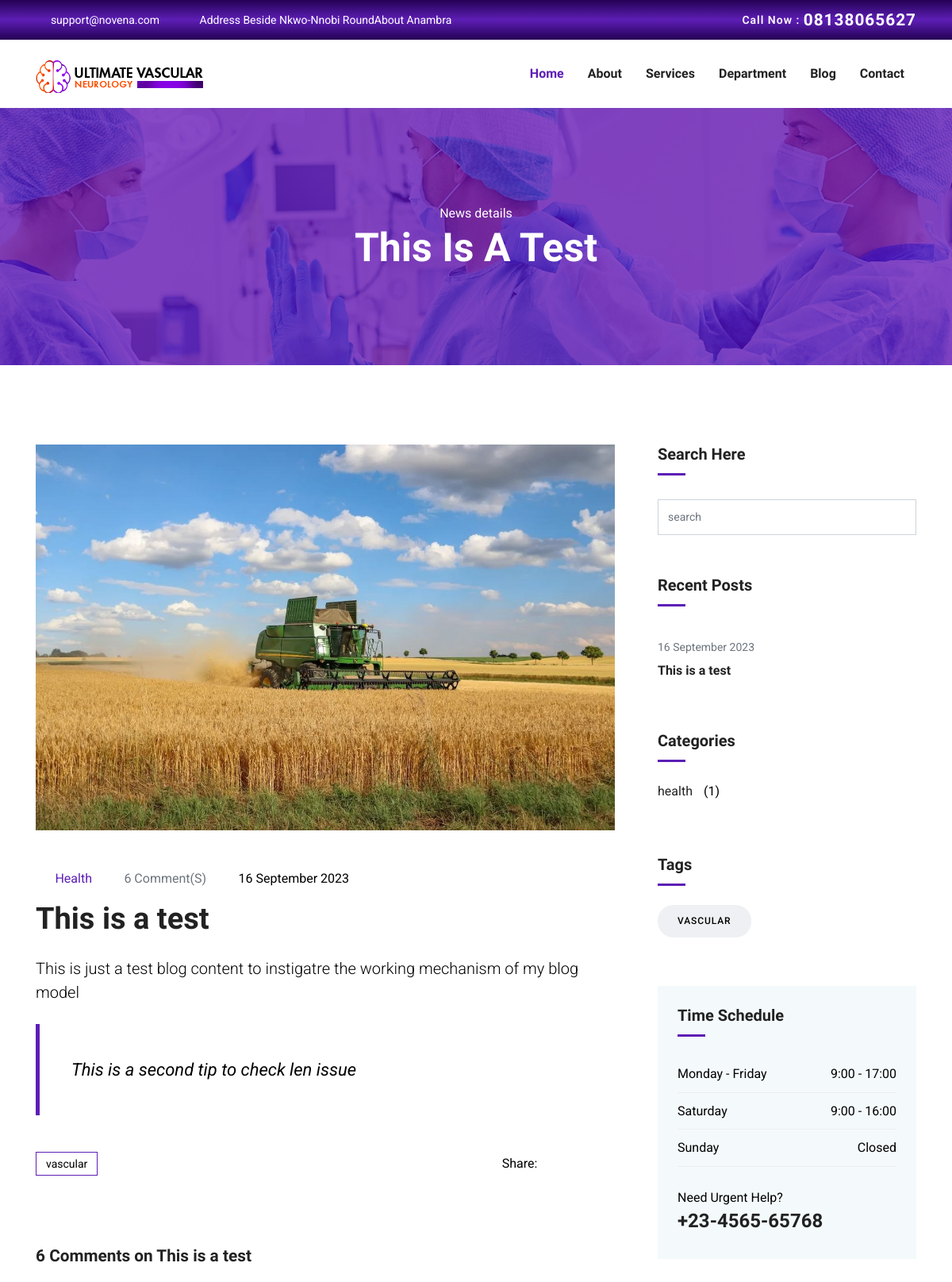
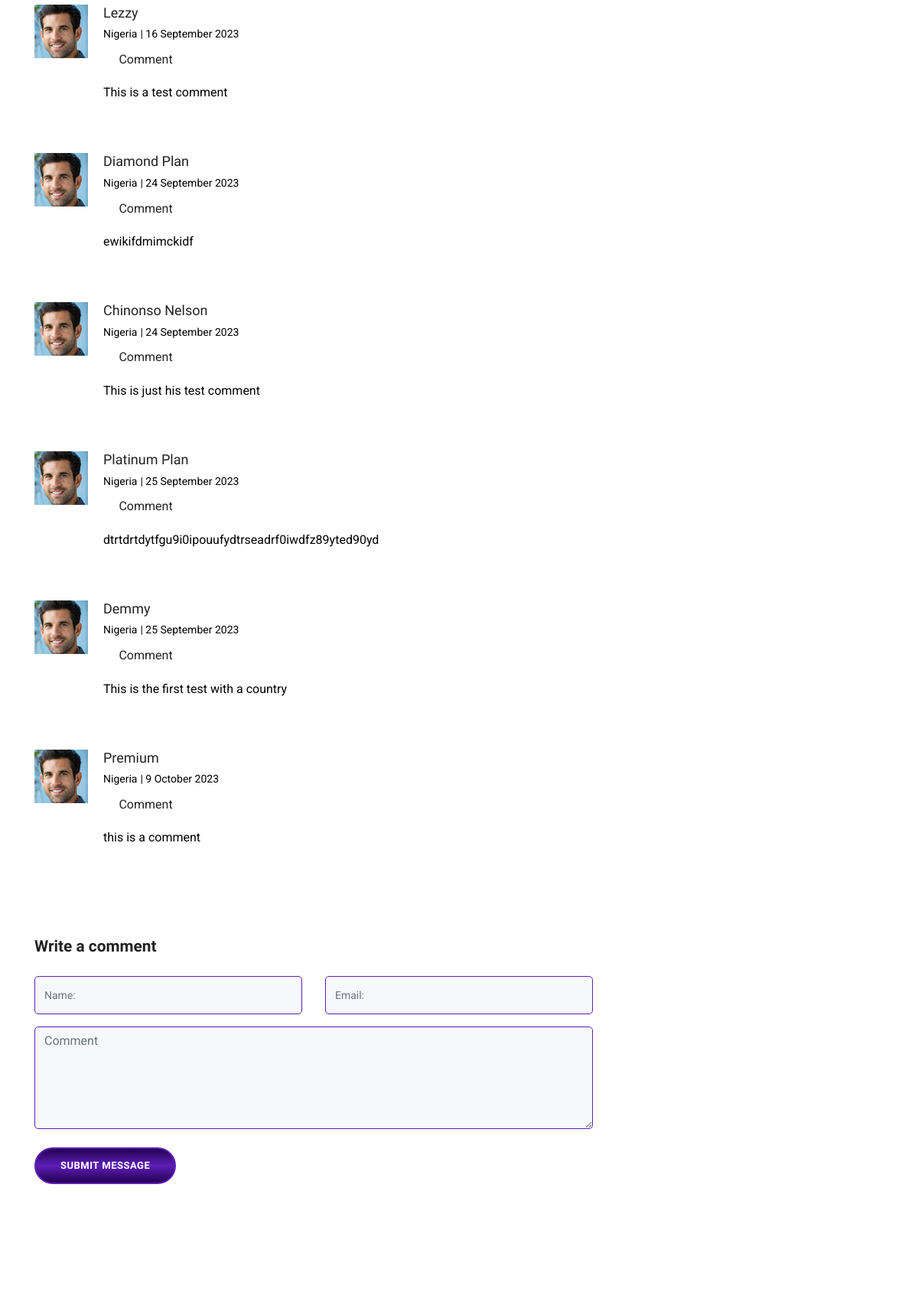
/blog/fff/ (upper part), run on the app's committed database (2 pictures, top to bottom).
### blog/models.py (models this page shows, shortened)
class Blog(models.Model):
    image = models.ImageField(
        null=False, blank=False, upload_to="blogs", verbose_name="blog image"
    )
    created = models.DateTimeField(auto_now_add=True)
    title = models.CharField(
        blank=False, null=False, max_length=500, verbose_name="Blog Title"
    )
    blog_category = models.ManyToManyField(Categories)
    tags = models.ManyToManyField(Tags)
    blog_content = models.TextField(
        null=False, blank=False, verbose_name="Blog content"
    )
    slug = AutoSlugField(populate_from="title")
    class Meta:
        verbose_name = "Add Blog"

class Categories(models.Model):
    blog_category = models.CharField(
        blank=False, null=False, max_length=200, verbose_name="Category", unique=True
    )
    created_at = models.DateTimeField(auto_now=True)
    class Meta:
        verbose_name = "Add Blog Category"

class HealthTips(models.Model):
    content = models.TextField(null=False, blank=False, verbose_name="Health Tips")
    created_at = models.DateTimeField(auto_now_add=True)
    class Meta:
        verbose_name = "Add Daily Tip"

class Tags(models.Model):
    tag = models.CharField(blank=False, null=False, max_length=200, verbose_name="Tag")
    created_at = models.DateTimeField(auto_now=True)
    class Meta:
        verbose_name = "Add Blog Tag"

class comments(models.Model):
    author = models.CharField(
        max_length=150, null=False, blank=False, verbose_name="commentors Name"
    )
    email = models.EmailField(null=False, blank=False, verbose_name="Commentor's Email")
    comment = models.TextField(null=False, blank=False, verbose_name="Comment")
    country = models.CharField(null=False, blank=False, max_length=100, verbose_name="Country", default="Nigeria")
    created = models.DateTimeField(auto_now_add=True)
    blog = models.ForeignKey(Blog, on_delete=models.CASCADE, related_name="comments")
    class Meta:
        verbose_name = "Add Comment"

### blog/views.py (the view, shortened to what this page needs)
# urls.py: path("<slug:slug>/", views.blog_details, name="post_detail"),
def blog_details(request, slug):
    tags = Tags.objects.all()
    categories = Categories.objects.annotate(blog_count=Count("blog"))
    count_com = Blog.objects.annotate(comment_count=Count("comments"))
    blog_recents = Blog.objects.all()[:3]
    tips = HealthTips.objects.all()[:5]
    daily_tips = list(tips)
    day_tips = random.choice(daily_tips)
    blog_recents = Blog.objects.all()[:3]
    blog_post = get_object_or_404(Blog, slug=slug)
    comment_here = comments.objects.filter(blog=blog_post)
    ctx = {
        "blog_posts": blog_post,
        "tags": tags,
        "categories": categories,
        "comments": comment_here,
        "day_tips": day_tips,
        "blog_recents": blog_recents,
    }
    return render(request, "details/blog-single.html", ctx)

### templates/details/blog-single.html (shortened to what this page needs)
{% load static %}
{% include 'includes/head.html' %}
<section class="page-title bg-1">
  <div class="container">
    <div class="row">
      <div class="col-md-12">
        <div class="block text-center">
          <span class="text-white">News details</span>
          <h1 class="text-capitalize mb-5 text-lg">{{blog_posts.title}}</h1>
        </div>
      </div>
    </div>
  </div>
</section>
<section class="section blog-wrap">
  <div class="container">
    <div class="row">
      <div class="col-lg-8">
        <div class="row">
	<div class="col-lg-12 mb-5">
		<div class="single-blog-item">
			<img src="{{blog_posts.image.url}}" alt="" class="img-fluid">
			<div class="blog-item-content mt-5">
				<div class="blog-item-meta mb-3">
                    {% for category in categories %}
					<span class="text-color-2 text-capitalize mr-3"><i class="icofont-book-mark mr-2"></i> {{category.blog_category}}</span>
                    {% endfor %}
					<span class="text-muted text-capitalize mr-3"><i class="icofont-comment mr-2"></i>{{blog_posts.comments.count}} Comment(s)</span>
					<span class="text-black text-capitalize mr-3"><i class="icofont-calendar mr-2"></i>{{blog_posts.created|date:"j F Y"}} </span>
				</div>
				<h2 class="mb-4 text-md"><a href="{{blog_posts.slug}}">{{blog_posts.title}}</a></h2>
				<p class="lead mb-4">{{blog_posts.blog_content}}</p>
				<blockquote class="quote">
                    {{day_tips.content}}
				</blockquote>
				<div class="mt-5 clearfix">
					<ul class="float-left list-inline tag-option">
                        {% for tag in tags %}
						<li class="list-inline-item"><a href="#!">{{tag.tag}}</a></li>
                        {% endfor %}
					</ul>
					<ul class="float-right list-inline">
						<li class="list-inline-item"> Share: </li>
						<li class="list-inline-item"><a href="https://m.facebook.com/sharer.php?u={{request.scheme}}%3A%2F%2F{{request.get_host}}%2F2023%2F09%2F24%2Fblog%2F2023%2F09%2F24%2F{{blog_posts.slug}}" target="_blank"><i class="icofont-facebook"></i></a></li>
						<li class="list-inline-item"><a href="#!"><i class="icofont-twitter"></i></a></li>
						<li class="list-inline-item"><a href="#!"><i class="icofont-pinterest"></i></a></li>
						<li class="list-inline-item"><a href="#!"><i class="icofont-linkedin"></i></a></li>
					</ul>
				</div>
			</div>
		</div>
	</div>
	<div class="col-lg-12">
		<div class="comment-area mt-4 mb-5">
			<h4 class="mb-4">{{blog_posts.comments.count}} Comments on {{blog_posts.title}} </h4>
			<ul class="comment-tree list-unstyled">
{% for comment in comments %}
				<li class="mb-5">
					<div class="comment-area-box d-block d-sm-flex">
						<div class="comment-thumb">
							<img alt="" src="{% static 'images/blog/testimonial1.jpg' %}
                             " style="width: 70px">
						</div>
						<div class="block">
							<div class="comment-info">
								<h5 class="mb-1">{{comment.author}}</h5>
								<span>{{comment.country}}</span>
								<span class="date-comm">| {{comment.created|date:"j F Y"}}</span>
							</div>
							<div class="comment-meta mt-2">
								<a href="#!"><i class="icofont-reply mr-2 text-muted"></i>Comment</a>
							</div>
							<div class="comment-content mt-3">
								<p>{{comment.comment}}</p>
							</div>
						</div>
					</div>
				</li>
                 {% endfor %}
			</ul>
		</div>
	</div>
	<div class="col-lg-12">
		<form class="comment-form my-5" id="comment-form" action="" method="post">
			<h4 class="mb-4">Write a comment</h4>
			<div class="row">
				<div class="col-md-6">
					<div class="form-group">
						<input class="form-control" type="text" name="name" id="name" placeholder="Name:">
					</div>
				</div>
				<div class="col-md-6">
					<div class="form-group">
						<input class="form-control" type="text" name="mail" id="mail" placeholder="Email:">
					</div>
				</div>
			</div>
			<textarea class="form-control mb-4" name="comment" id="comment" cols="30" rows="5"
				placeholder="Comment"></textarea>
			<input class="btn btn-main-2 btn-round-full" type="submit" name="submit-contact" id="submit_contact"
				value="Submit Message">
		</form>
	</div>
</div>
</div>
{% include 'includes/blog-sidebar.html' %}
</div>
      </div>
    </div>
  </div>
</section>

### templates/includes/blog-sidebar.html (shortened to what this page needs)
<div class="col-lg-4">
        <div class="sidebar-wrap pl-lg-4 mt-5 mt-lg-0">
	<div class="sidebar-widget search  mb-3 ">
		<h5>Search Here</h5>
		<form action="{% url 'blog_search' %}" class="search-form" method="get">
			<input type="text" class="form-control" name="query" placeholder="search">
		</form>
	</div>
	<div class="sidebar-widget latest-post mb-3">
		<h5>Recent Posts</h5>
		{% for blog_recent in blog_recents %}
        <div class="py-2">
        	<span class="text-sm text-muted">{{blog_recent.created|date:"j F Y"}}</span>
            <h6 class="my-2"><a href="#">{{blog_recent.title}}</a></h6>
        </div>
		{% endfor %}
	</div>
	<div class="sidebar-widget category mb-3">
		<h5 class="mb-4">Categories</h5>
{% for category in categories %}
		<ul class="list-unstyled">
		  <li class="align-items-center">
		    <a href="#">{{category.blog_category}}</a>
		    <span>({{category.blog_count}})</span>
		  </li>
		</ul>
        {% endfor %}
	</div>
	<div class="sidebar-widget tags mb-3">
		<h5 class="mb-4">Tags</h5>
{% for tag in tags %}
		<a href="#">{{tag.tag}}</a>
    {% endfor %}
	</div>
	<div class="sidebar-widget schedule-widget mb-3">
		<h5 class="mb-4">Time Schedule</h5>
		<ul class="list-unstyled">
		  <li class="d-flex justify-content-between align-items-center">
		    <span>Monday - Friday</span>
		    <span>9:00 - 17:00</span>
		  </li>
		  <li class="d-flex justify-content-between align-items-center">
		    <span>Saturday</span>
		    <span>9:00 - 16:00</span>
		  </li>
		  <li class="d-flex justify-content-between align-items-center">
		    <span>Sunday</span>
		    <span>Closed</span>
		  </li>
		</ul>
		<div class="sidebar-contatct-info mt-4">
			<p class="mb-0">Need Urgent Help?</p>
			<h3>+23-4565-65768</h3>
		</div>
	</div>

### static/css/style.css (style rules this page uses)
html { overflow-x: hidden; }
body { line-height: 1.6; font-family: "Roboto", sans-serif; -webkit-font-smoothing: antialiased; font-size: 16px; color: #000; font-weight: 400; overflow-x: hidden; }
h1, .h1, h2, .h2, h3, .h3, h4, .h4, h5, .h5, h6, .h6 { font-family: "Exo", sans-serif; font-weight: 700; color: #222; }
h1, .h1 { font-size: 2.5rem; }
h2, .h2 { font-size: 44px; }
h3, .h3 { font-size: 1.5rem; }
h4, .h4 { font-size: 1.3rem; line-height: 30px; }
h5, .h5 { font-size: 1.25rem; }
h6, .h6 { font-size: 1rem; }
p { line-height: 30px; }
input[type="email"], input[type="password"], input[type="text"], input[type="tel"] { box-shadow: none; height: 45px; outline: none; font-size: 14px; }
.form-control { box-shadow: none; border-radius: 0; }
.btn { display: inline-block; font-size: 14px; font-size: 0.8125rem; font-weight: 700; letter-spacing: .5px; padding: .75rem 2rem; font-family: "Exo", sans-serif; text-transform: uppercase; border-radius: 5px; border: 2px solid transparent; transition: all .35s ease; }
.btn-main-2 { color: #fff; border-color: #5d1eb5; background: linear-gradient(#240154, #5d1eb5, #240154); }
.btn-round-full { border-radius: 50px; }
.section { padding: 100px 0; }
.text-sm { font-size: 14px; }
.text-md { font-size: 2.25rem; }
.text-lg { font-size: 3.75rem; }
a { color: #222; text-decoration: none; transition: all .35s ease; }
.page-title { padding: 120px 0px 70px 0px; position: relative; }
.page-title .block h1 { color: #fff; }
.text-lg { font-size: 50px; }
.bg-1 { background: url("../images/bg/22.jpg") no-repeat 50% 50%; background-size: cover; position: relative; }
.text-color-2 { color: #5d1eb5; }
.blog-item-content h2 { font-weight: 600; font-size: 38px; }
.comment-area .comment-thumb { margin-right: 20px; margin-bottom: 30px; }
.comment-area h5 { font-size: 18px; font-weight: 500; }
.comment-area span { font-size: 14px; }
.quote { font-size: 22px; color: #000; padding: 40px; font-style: italic; border-left: 5px solid #5d1eb5; margin: 25px 0px; }
.tag-option a { border: 1px solid #5d1eb5; padding: 6px 12px; color: #000; font-size: 14px; }
.comment-form .form-control { background: #f7f8fb; border-radius: 5px; border-color: #5d1eb5; height: 50px; }
.comment-form textarea.form-control { height: auto; }
.sidebar-widget { margin-bottom: 30px; padding-bottom: 35px; }
.sidebar-widget h5 { margin-bottom: 30px; position: relative; padding-bottom: 15px; }
.sidebar-widget h5:before { position: absolute; content: ""; left: 0px; bottom: 0px; width: 35px; height: 3px; background: #5d1eb5 !important; }
.sidebar-widget.category ul li { margin-bottom: 10px; }
.sidebar-widget.category ul li a { color: #222; transition: all 0.3s ease; }
.sidebar-widget.category ul li span { margin-left: 10px; }
.sidebar-widget.tags a { font-size: 12px; text-transform: uppercase; letter-spacing: .075em; line-height: 41px; height: 41px; font-weight: 500; border-radius: 20px; color: #000; display: inline-block; background-color: #eff0f3; margin: 0 7px 10px 0; padding: 0 25px; transition: all .2s ease; }
.sidebar-widget.schedule-widget { background: #f4f9fc; padding: 25px; }
.sidebar-widget.schedule-widget ul li { padding: 10px 0px; border-bottom: 1px solid #eee; }
.search-form { position: relative; }

### data on the page
Blog: title "This Is A Test", image (picture), comments.count "6", created "16 September 2023", title "This is a test", blog_content "This is just a test blog content to instigatre the working mechanism of my blog model"
Categories: blog_category "Health", blog_category "health", blog_count "1"
HealthTips: content "This is a second tip to check len issue"
Tags: tag "vascular", tag "VASCULAR"
comments: author "Lezzy", country "Nigeria", created "16 September 2023", comment "This is a test comment"
comments: author "Diamond Plan", country "Nigeria", created "24 September 2023", comment "ewikifdmimckidf"
comments: author "Chinonso Nelson", country "Nigeria", created "24 September 2023", comment "This is just his test comment"
comments: author "Platinum Plan", country "Nigeria", created "25 September 2023", comment "dtrtdrtdytfgu9i0ipouufydtrseadrf0iwdfz89yted90yd"
comments: author "Demmy", country "Nigeria", created "25 September 2023", comment "This is the first test with a country"
comments: author "Premium", country "Nigeria", created "9 October 2023", comment "this is a comment"
